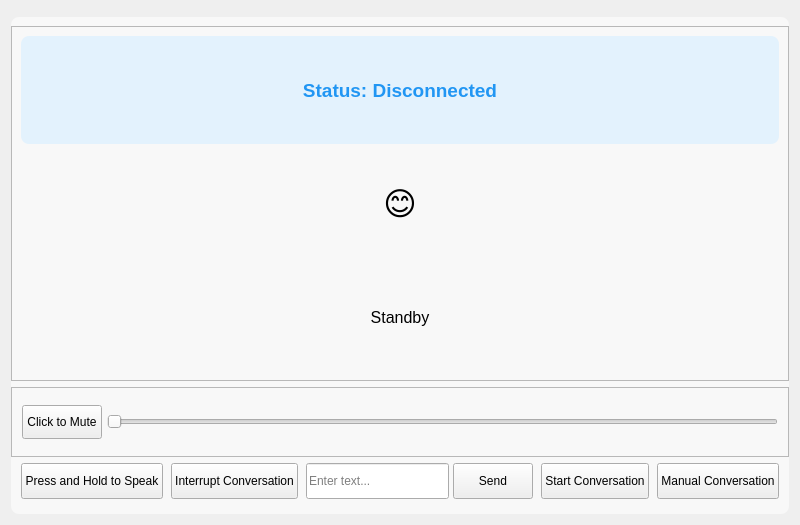
<?xml version="1.0" encoding="UTF-8"?>
<ui version="4.0">
 <class>MainWindow</class>
 <widget class="QWidget" name="MainWindow">
  <property name="geometry">
   <rect>
    <x>0</x>
    <y>0</y>
    <width>800</width>
    <height>518</height>
   </rect>
  </property>
  <property name="windowTitle">
   <string>XiaoZhi AI Client</string>
  </property>
  <layout class="QVBoxLayout" name="verticalLayout">
   <item>
    <layout class="QHBoxLayout" name="navigation_layout">
     <property name="leftMargin">
      <number>0</number>
     </property>
     <property name="rightMargin">
      <number>0</number>
     </property>
     <item>
      <widget class="QTabBar" name="nav_tab_bar" native="true">
       <property name="styleSheet">
        <string>
QTabBar::tab {
    background-color: #f0f0f0; /* Light gray background */
    color: #333; /* Dark text */
    padding: 8px 20px; /* Padding around text */
    border-top-left-radius: 8px; /* Rounded top corners */
    border-top-right-radius: 8px;
    border: 1px solid #ddd; /* Light border */
    margin-right: 2px; /* Space between tabs */
    min-width: 100px; /* Ensure tabs aren't too small */
}

QTabBar::tab:selected {
    background-color: #ffffff; /* White background for selected tab */
    color: #007bff; /* Blue text for selected tab */
    border: 1px solid #ccc;
    border-bottom: 2px solid #007bff; /* Blue underline for selected tab */
}

QTabBar::tab:hover {
    background-color: #e9e9e9; /* Slightly darker on hover */
}

QTabBar {
    /* Optional: Remove the default frame if needed */
    /* border: none; */
}
        </string>
       </property>
      </widget>
     </item>
    </layout>
   </item>
   <item>
    <widget class="QStackedWidget" name="stackedWidget">
     <property name="currentIndex">
      <number>0</number>
     </property>
     <widget class="QWidget" name="mainPage">
      <property name="styleSheet">
       <string>QWidget#mainPage {
    background-color: rgba(255, 255, 255, 140); 
    border-radius: 8px;
}</string>
      </property>
      <layout class="QVBoxLayout" name="mainPageLayout">
       <property name="leftMargin">
        <number>0</number>
       </property>
       <property name="rightMargin">
        <number>0</number>
       </property>
       <item>
        <widget class="QFrame" name="status_card">
         <property name="sizePolicy">
          <sizepolicy hsizetype="Preferred" vsizetype="Expanding">
           <horstretch>0</horstretch>
           <verstretch>0</verstretch>
          </sizepolicy>
         </property>
         <property name="frameShape">
          <enum>QFrame::StyledPanel</enum>
         </property>
         <property name="frameShadow">
          <enum>QFrame::Raised</enum>
         </property>
         <layout class="QVBoxLayout" name="card_layout">
          <item>
           <widget class="QLabel" name="status_label">
            <property name="font">
             <font>
              <family>Microsoft YaHei UI</family>
              <pointsize>14</pointsize>
              <weight>75</weight>
              <bold>true</bold>
             </font>
            </property>
            <property name="styleSheet">
             <string notr="true">color: #2196F3;
                     padding: 10px;
                     background-color: #E3F2FD;
                     border-radius: 8px;</string>
            </property>
            <property name="text">
             <string>Status: Disconnected</string>
            </property>
            <property name="alignment">
             <set>Qt::AlignCenter</set>
            </property>
           </widget>
          </item>
          <item>
           <widget class="QLabel" name="emotion_label">
            <property name="font">
             <font>
              <pointsize>24</pointsize>
             </font>
            </property>
            <property name="styleSheet">
             <string>margin: 15px;</string>
            </property>
            <property name="text">
             <string>😊</string>
            </property>
            <property name="alignment">
             <set>Qt::AlignCenter</set>
            </property>
           </widget>
          </item>
          <item>
           <widget class="QLabel" name="tts_text_label">
            <property name="font">
             <font>
              <pointsize>12</pointsize>
             </font>
            </property>
            <property name="styleSheet">
             <string notr="true"/>
            </property>
            <property name="text">
             <string>Standby</string>
            </property>
            <property name="alignment">
             <set>Qt::AlignCenter</set>
            </property>
            <property name="wordWrap">
             <bool>true</bool>
            </property>
           </widget>
          </item>
         </layout>
        </widget>
       </item>
       <item>
        <widget class="QFrame" name="volume_control_card">
         <property name="minimumSize">
          <size>
           <width>0</width>
           <height>70</height>
          </size>
         </property>
         <property name="maximumSize">
          <size>
           <width>16777215</width>
           <height>72</height>
          </size>
         </property>
         <property name="frameShape">
          <enum>QFrame::StyledPanel</enum>
         </property>
         <property name="frameShadow">
          <enum>QFrame::Raised</enum>
         </property>
         <layout class="QVBoxLayout" name="volume_control_layout">
          <property name="spacing">
           <number>0</number>
          </property>
          <property name="leftMargin">
           <number>10</number>
          </property>
          <property name="topMargin">
           <number>5</number>
          </property>
          <property name="rightMargin">
           <number>10</number>
          </property>
          <property name="bottomMargin">
           <number>5</number>
          </property>
          <item>
           <widget class="QWidget" name="volume_page">
            <layout class="QHBoxLayout" name="volume_layout">
             <property name="spacing">
              <number>5</number>
             </property>
             <property name="leftMargin">
              <number>0</number>
             </property>
             <property name="topMargin">
              <number>0</number>
             </property>
             <property name="rightMargin">
              <number>0</number>
             </property>
             <property name="bottomMargin">
              <number>0</number>
             </property>
             <item>
              <widget class="QPushButton" name="mute">
               <property name="minimumSize">
                <size>
                 <width>72</width>
                 <height>34</height>
                </size>
               </property>
               <property name="text">
                <string>Click to Mute</string>
               </property>
               <property name="checkable">
                <bool>true</bool>
               </property>
              </widget>
             </item>
             <item>
              <widget class="QSlider" name="volume_scale">
               <property name="orientation">
                <enum>Qt::Horizontal</enum>
               </property>
              </widget>
             </item>
            </layout>
           </widget>
          </item>
         </layout>
        </widget>
       </item>
       <item>
        <layout class="QHBoxLayout" name="button_layout">
         <property name="spacing">
          <number>8</number>
         </property>
         <property name="leftMargin">
          <number>10</number>
         </property>
         <property name="topMargin">
          <number>0</number>
         </property>
         <property name="rightMargin">
          <number>10</number>
         </property>
         <property name="bottomMargin">
          <number>6</number>
         </property>
         <item>
          <widget class="QPushButton" name="manual_btn">
           <property name="minimumSize">
            <size>
             <width>0</width>
             <height>36</height>
            </size>
           </property>
           <property name="text">
            <string>Press and Hold to Speak</string>
           </property>
          </widget>
         </item>
         <item>
          <widget class="QPushButton" name="abort_btn">
           <property name="minimumSize">
            <size>
             <width>0</width>
             <height>36</height>
            </size>
           </property>
           <property name="text">
            <string>Interrupt Conversation</string>
           </property>
          </widget>
         </item>
         <item>
          <layout class="QHBoxLayout" name="text_input_layout">
           <property name="spacing">
            <number>4</number>
           </property>
           <item>
            <widget class="QLineEdit" name="text_input">
             <property name="minimumSize">
              <size>
               <width>0</width>
               <height>36</height>
              </size>
             </property>
             <property name="placeholderText">
              <string>Enter text...</string>
             </property>
            </widget>
           </item>
           <item>
            <widget class="QPushButton" name="send_btn">
             <property name="minimumSize">
              <size>
               <width>60</width>
               <height>36</height>
              </size>
             </property>
             <property name="text">
              <string>Send</string>
             </property>
            </widget>
           </item>
          </layout>
         </item>
         <item>
          <widget class="QPushButton" name="auto_btn">
           <property name="minimumSize">
            <size>
             <width>0</width>
             <height>36</height>
            </size>
           </property>
           <property name="text">
            <string>Start Conversation</string>
           </property>
          </widget>
         </item>
         <item>
          <widget class="QPushButton" name="mode_btn">
           <property name="minimumSize">
            <size>
             <width>0</width>
             <height>36</height>
            </size>
           </property>
           <property name="text">
            <string>Manual Conversation</string>
           </property>
          </widget>
         </item>
        </layout>
       </item>
      </layout>
     </widget>
     <widget class="QWidget" name="iotPage">
      <layout class="QVBoxLayout" name="historyPageLayout">
       <item>
        <widget class="QFrame" name="history_card">
         <property name="frameShape">
          <enum>QFrame::StyledPanel</enum>
         </property>
         <property name="frameShadow">
          <enum>QFrame::Raised</enum>
         </property>
         <layout class="QVBoxLayout" name="history_layout">
          <item>
           <widget class="QLabel" name="history_title">
            <property name="font">
             <font>
              <pointsize>14</pointsize>
              <weight>75</weight>
              <bold>true</bold>
             </font>
            </property>
            <property name="text">
             <string>No IOT Devices Available
Not Yet Implemented
             </string>
            </property>
            <property name="alignment">
             <set>Qt::AlignCenter</set>
            </property>
           </widget>
          </item>
         </layout>
        </widget>
       </item>
      </layout>
     </widget>
     <widget class="QWidget" name="settingPage">
      <layout class="QVBoxLayout" name="settingPageLayout">
       <item>
        <widget class="QFrame" name="setting_card">
         <property name="frameShape">
          <enum>QFrame::StyledPanel</enum>
         </property>
         <property name="frameShadow">
          <enum>QFrame::Raised</enum>
         </property>
         <layout class="QVBoxLayout" name="setting_layout">
          <property name="spacing">
           <number>5</number>
          </property>
          <property name="leftMargin">
           <number>16</number>
          </property>
          <property name="topMargin">
           <number>10</number>
          </property>
          <property name="rightMargin">
           <number>16</number>
          </property>
          <property name="bottomMargin">
           <number>10</number>
          </property>
          <item>
           <spacer name="verticalSpacer_2">
            <property name="orientation">
             <enum>Qt::Vertical</enum>
            </property>
            <property name="sizeHint" stdset="0">
             <size>
              <width>20</width>
              <height>40</height>
             </size>
            </property>
           </spacer>
          </item>
          <item>
           <widget class="QLabel" name="setting_title">
            <property name="font">
             <font>
              <pointsize>18</pointsize>
              <weight>75</weight>
              <bold>true</bold>
             </font>
            </property>
            <property name="text">
             <string>config.json File Configuration</string>
            </property>
            <property name="alignment">
             <set>Qt::AlignCenter</set>
            </property>
            <property name="bottomMargin" stdset="0">
             <number>10</number>
            </property>
           </widget>
          </item>
          <item>
           <spacer name="verticalSpacer">
            <property name="orientation">
             <enum>Qt::Vertical</enum>
            </property>
            <property name="sizeType">
             <enum>QSizePolicy::Expanding</enum>
            </property>
            <property name="sizeHint" stdset="0">
             <size>
              <width>20</width>
              <height>40</height>
             </size>
            </property>
           </spacer>
          </item>
          <item>
           <layout class="QHBoxLayout" name="wakeWordEnableLayout">
            <item>
             <widget class="QLabel" name="wakeWordEnableLabel">
              <property name="text">
               <string>Enable Wake Word Activation:</string>
              </property>
             </widget>
            </item>
            <item>
             <widget class="QCheckBox" name="wakeWordEnableSwitch">
              <property name="minimumSize">
               <size>
                <width>20</width>
                <height>20</height>
               </size>
              </property>
              <property name="text">
               <string/>
              </property>
             </widget>
            </item>
            <item>
             <spacer name="horizontalSpacer_WakeEnable">
              <property name="orientation">
               <enum>Qt::Horizontal</enum>
              </property>
              <property name="sizeHint" stdset="0">
               <size>
                <width>40</width>
                <height>20</height>
               </size>
              </property>
             </spacer>
            </item>
           </layout>
          </item>
          <item>
           <layout class="QVBoxLayout" name="wakeWordsEditLayout">
            <property name="spacing">
             <number>10</number>
            </property>
            <property name="topMargin">
             <number>10</number>
            </property>
            <item>
             <widget class="QLabel" name="wakeWordsLabel">
              <property name="text">
               <string>Wake Words (separate multiple wake words with commas ','):</string>
              </property>
             </widget>
            </item>
            <item>
             <widget class="QLineEdit" name="wakeWordsLineEdit"/>
            </item>
           </layout>
          </item>
          <item>
           <widget class="QLabel" name="label">
            <property name="font">
             <font>
              <pointsize>14</pointsize>
              <weight>75</weight>
              <bold>true</bold>
             </font>
            </property>
            <property name="layoutDirection">
             <enum>Qt::LeftToRight</enum>
            </property>
            <property name="text">
             <string>API Service Configuration</string>
            </property>
            <property name="alignment">
             <set>Qt::AlignCenter</set>
            </property>
           </widget>
          </item>
          <item>
           <layout class="QFormLayout" name="formLayout">
            <property name="horizontalSpacing">
             <number>6</number>
            </property>
            <property name="verticalSpacing">
             <number>12</number>
            </property>
            <item row="0" column="0">
             <widget class="QLabel" name="deviceIdLabel">
              <property name="text">
               <string>Device ID:</string>
              </property>
             </widget>
            </item>
            <item row="0" column="1">
             <widget class="QLineEdit" name="deviceIdLineEdit"/>
            </item>
            <item row="1" column="0">
             <widget class="QLabel" name="otaUrlLabel">
              <property name="text">
               <string>OTA Address:</string>
              </property>
             </widget>
            </item>
            <item row="1" column="1">
             <widget class="QWidget" name="otaUrlContainerWidget" native="true">
              <layout class="QHBoxLayout" name="otaUrlInnerLayout">
               <property name="leftMargin">
                <number>0</number>
               </property>
               <property name="topMargin">
                <number>0</number>
               </property>
               <property name="rightMargin">
                <number>0</number>
               </property>
               <property name="bottomMargin">
                <number>0</number>
               </property>
               <item>
                <widget class="QComboBox" name="otaProtocolComboBox">
                 <property name="sizePolicy">
                  <sizepolicy hsizetype="Minimum" vsizetype="Fixed">
                   <horstretch>0</horstretch>
                   <verstretch>0</verstretch>
                  </sizepolicy>
                 </property>
                 <item>
                  <property name="text">
                   <string>https://</string>
                  </property>
                 </item>
                 <item>
                  <property name="text">
                   <string>http://</string>
                  </property>
                 </item>
                </widget>
               </item>
               <item>
                <widget class="QLineEdit" name="otaAddressLineEdit">
                 <property name="sizePolicy">
                  <sizepolicy hsizetype="Expanding" vsizetype="Fixed">
                   <horstretch>1</horstretch>
                   <verstretch>0</verstretch>
                  </sizepolicy>
                 </property>
                </widget>
               </item>
              </layout>
             </widget>
            </item>
            <item row="2" column="0">
             <widget class="QLabel" name="websocketUrlLabel">
              <property name="text">
               <string>API Interface Address:</string>
              </property>
             </widget>
            </item>
            <item row="2" column="1">
             <widget class="QWidget" name="wsUrlContainerWidget" native="true">
              <layout class="QHBoxLayout" name="wsUrlInnerLayout">
               <property name="leftMargin">
                <number>0</number>
               </property>
               <property name="topMargin">
                <number>0</number>
               </property>
               <property name="rightMargin">
                <number>0</number>
               </property>
               <property name="bottomMargin">
                <number>0</number>
               </property>
               <item>
                <widget class="QComboBox" name="wsProtocolComboBox">
                 <property name="sizePolicy">
                  <sizepolicy hsizetype="Minimum" vsizetype="Fixed">
                   <horstretch>0</horstretch>
                   <verstretch>0</verstretch>
                  </sizepolicy>
                 </property>
                 <item>
                  <property name="text">
                   <string>wss://</string>
                  </property>
                 </item>
                 <item>
                  <property name="text">
                   <string>ws://</string>
                  </property>
                 </item>
                </widget>
               </item>
               <item>
                <widget class="QLineEdit" name="wsAddressLineEdit">
                 <property name="sizePolicy">
                  <sizepolicy hsizetype="Expanding" vsizetype="Fixed">
                   <horstretch>1</horstretch>
                   <verstretch>0</verstretch>
                  </sizepolicy>
                 </property>
                </widget>
               </item>
              </layout>
             </widget>
            </item>
            <item row="3" column="0">
             <widget class="QLabel" name="websocketTokenLabel">
              <property name="text">
               <string>Access Token:</string>
              </property>
             </widget>
            </item>
            <item row="3" column="1">
             <widget class="QLineEdit" name="wsTokenLineEdit"/>
            </item>
           </layout>
          </item>
          <item>
           <spacer name="verticalSpacer_Group2">
            <property name="orientation">
             <enum>Qt::Vertical</enum>
            </property>
            <property name="sizeType">
             <enum>QSizePolicy::Fixed</enum>
            </property>
            <property name="sizeHint" stdset="0">
             <size>
              <width>20</width>
              <height>15</height>
             </size>
            </property>
           </spacer>
          </item>
          <item>
           <widget class="QLabel" name="haConfigLabel">
            <property name="font">
             <font>
              <pointsize>14</pointsize>
              <weight>75</weight>
              <bold>true</bold>
             </font>
            </property>
            <property name="text">
             <string>Home Assistant Service Configuration</string>
            </property>
            <property name="alignment">
             <set>Qt::AlignCenter</set>
            </property>
           </widget>
          </item>
          <item>
           <layout class="QGridLayout" name="gridLayout_2">
            <item row="0" column="0">
             <widget class="QLabel" name="haServerLabel">
              <property name="text">
               <string>HA-Server:</string>
              </property>
              <property name="alignment">
               <set>Qt::AlignCenter</set>
              </property>
             </widget>
            </item>
            <item row="0" column="1">
             <widget class="QWidget" name="haUrlContainerWidget" native="true">
              <layout class="QHBoxLayout" name="haUrlInnerLayout">
               <property name="leftMargin">
                <number>0</number>
               </property>
               <property name="topMargin">
                <number>0</number>
               </property>
               <property name="rightMargin">
                <number>0</number>
               </property>
               <property name="bottomMargin">
                <number>0</number>
               </property>
               <item>
                <widget class="QComboBox" name="haProtocolComboBox">
                 <property name="sizePolicy">
                  <sizepolicy hsizetype="Minimum" vsizetype="Fixed">
                   <horstretch>0</horstretch>
                   <verstretch>0</verstretch>
                  </sizepolicy>
                 </property>
                 <item>
                  <property name="text">
                   <string>https://</string>
                  </property>
                 </item>
                 <item>
                  <property name="text">
                   <string>http://</string>
                  </property>
                 </item>
                </widget>
               </item>
               <item>
                <widget class="QLineEdit" name="ha_server">
                 <property name="sizePolicy">
                  <sizepolicy hsizetype="Expanding" vsizetype="Fixed">
                   <horstretch>1</horstretch>
                   <verstretch>0</verstretch>
                  </sizepolicy>
                 </property>
                 <property name="placeholderText">
                  <string>Home Assistant server address, e.g., ha.aslant.top</string>
                 </property>
                </widget>
               </item>
              </layout>
             </widget>
            </item>
            <item row="1" column="0">
             <widget class="QLabel" name="haPortLabel">
              <property name="text">
               <string>Port:</string>
              </property>
              <property name="alignment">
               <set>Qt::AlignCenter</set>
              </property>
             </widget>
            </item>
            <item row="1" column="1">
             <widget class="QLineEdit" name="ha_port">
              <property name="placeholderText">
               <string>Default port: 8123</string>
              </property>
             </widget>
            </item>
            <item row="2" column="0">
             <widget class="QLabel" name="haKeyLabel">
              <property name="text">
               <string>Long-Lived Access Token:</string>
              </property>
              <property name="alignment">
               <set>Qt::AlignCenter</set>
              </property>
             </widget>
            </item>
            <item row="2" column="1">
             <widget class="QLineEdit" name="ha_key">
              <property name="echoMode">
               <enum>QLineEdit::Password</enum>
              </property>
              <property name="placeholderText">
               <string>How to obtain: Account - Security - Create Token</string>
              </property>
             </widget>
            </item>
           </layout>
          </item>
          <item>
           <widget class="QPushButton" name="Add_ha_devices">
            <property name="minimumSize">
             <size>
              <width>0</width>
              <height>30</height>
             </size>
            </property>
            <property name="text">
             <string>Import Home Assistant Devices</string>
            </property>
           </widget>
          </item>
          <item>
           <widget class="QPushButton" name="saveSettingsButton">
            <property name="text">
             <string>Save Settings</string>
            </property>
           </widget>
          </item>
         </layout>
        </widget>
       </item>
      </layout>
     </widget>
    </widget>
   </item>
  </layout>
 </widget>
 <customwidgets>
  <customwidget>
   <class>QTabBar</class>
   <extends>QWidget</extends>
   <header>qtabbar.h</header>
  </customwidget>
 </customwidgets>
 <resources/>
 <connections/>
</ui>
